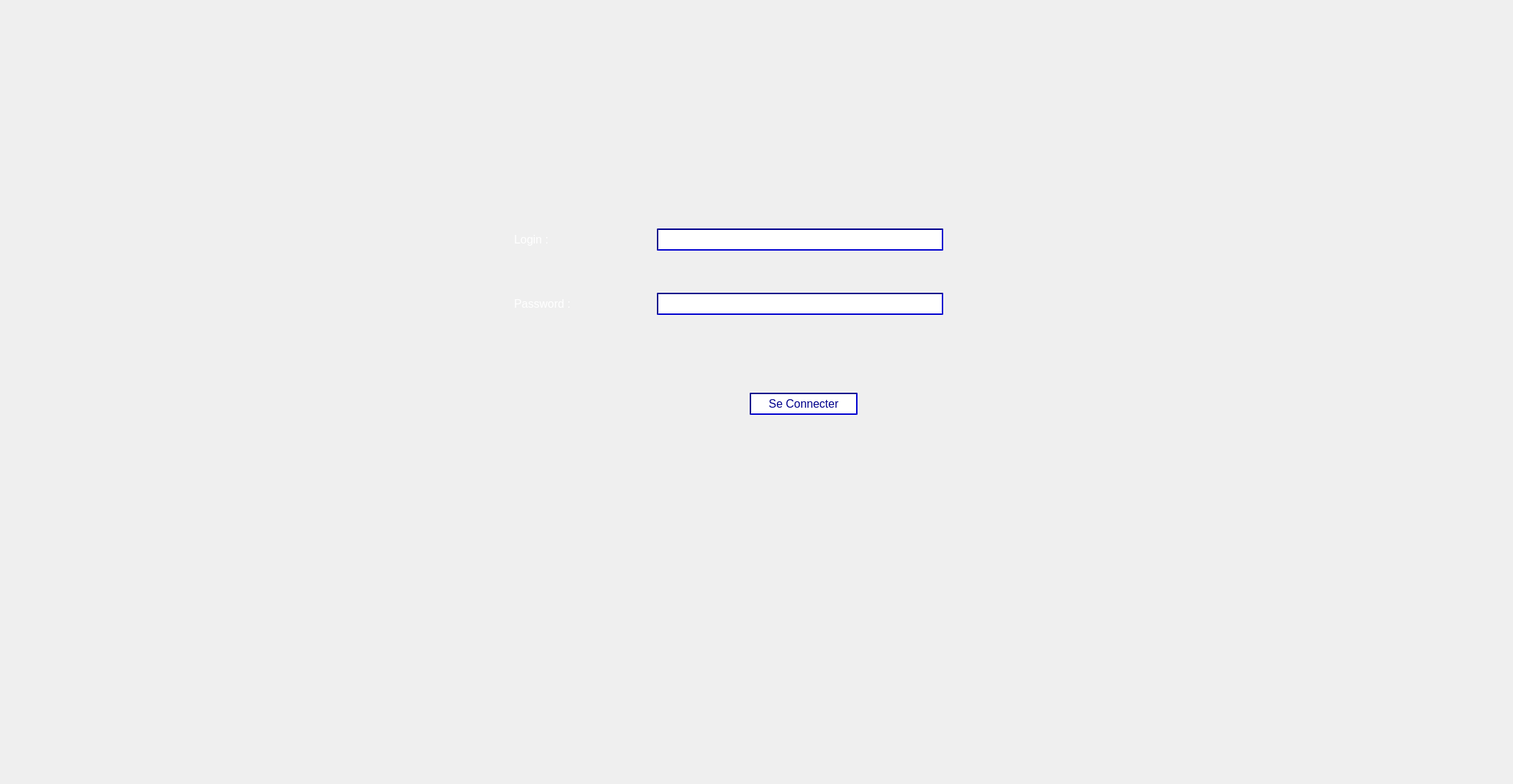
<?xml version="1.0" encoding="UTF-8"?>
<ui version="4.0">
 <class>SeConnecter</class>
 <widget class="QDialog" name="SeConnecter">
  <property name="geometry">
   <rect>
    <x>0</x>
    <y>0</y>
    <width>2119</width>
    <height>1098</height>
   </rect>
  </property>
  <property name="windowTitle">
   <string>Dialog</string>
  </property>
  <widget class="QLabel" name="label">
   <property name="geometry">
    <rect>
     <x>0</x>
     <y>-50</y>
     <width>2151</width>
     <height>1141</height>
    </rect>
   </property>
   <property name="text">
    <string/>
   </property>
   <property name="pixmap">
    <pixmap>../../Desktop/2A/Projet_C++/smart.jpg</pixmap>
   </property>
  </widget>
  <widget class="QLineEdit" name="Login">
   <property name="geometry">
    <rect>
     <x>920</x>
     <y>320</y>
     <width>401</width>
     <height>31</height>
    </rect>
   </property>
   <property name="styleSheet">
    <string notr="true">border-color:darkblue ;
border-style:solid;
border-width:2px;
border-style: inset;</string>
   </property>
  </widget>
  <widget class="QLineEdit" name="Password">
   <property name="enabled">
    <bool>true</bool>
   </property>
   <property name="geometry">
    <rect>
     <x>920</x>
     <y>410</y>
     <width>401</width>
     <height>31</height>
    </rect>
   </property>
   <property name="styleSheet">
    <string notr="true">border-color:darkblue ;
border-style:solid;
border-width:2px;
border-style: inset;</string>
   </property>
   <property name="inputMethodHints">
    <set>Qt::ImhHiddenText|Qt::ImhNoAutoUppercase|Qt::ImhNoPredictiveText</set>
   </property>
   <property name="inputMask">
    <string notr="true"/>
   </property>
   <property name="text">
    <string notr="true"/>
   </property>
   <property name="placeholderText">
    <string/>
   </property>
  </widget>
  <widget class="QLabel" name="label_2">
   <property name="geometry">
    <rect>
     <x>720</x>
     <y>320</y>
     <width>91</width>
     <height>31</height>
    </rect>
   </property>
   <property name="font">
    <font>
     <pointsize>12</pointsize>
    </font>
   </property>
   <property name="styleSheet">
    <string notr="true">color:white</string>
   </property>
   <property name="text">
    <string>Login :</string>
   </property>
  </widget>
  <widget class="QLabel" name="label_3">
   <property name="geometry">
    <rect>
     <x>720</x>
     <y>410</y>
     <width>101</width>
     <height>31</height>
    </rect>
   </property>
   <property name="font">
    <font>
     <pointsize>12</pointsize>
    </font>
   </property>
   <property name="styleSheet">
    <string notr="true">color:white</string>
   </property>
   <property name="text">
    <string>Password :</string>
   </property>
  </widget>
  <widget class="QPushButton" name="pushButton">
   <property name="geometry">
    <rect>
     <x>1050</x>
     <y>550</y>
     <width>151</width>
     <height>31</height>
    </rect>
   </property>
   <property name="font">
    <font>
     <pointsize>12</pointsize>
    </font>
   </property>
   <property name="styleSheet">
    <string notr="true">color:darkblue ;
border-color:darkblue ;
border-style:solid;
border-width:2px;
background:white;
border-style: inset;</string>
   </property>
   <property name="text">
    <string>Se Connecter</string>
   </property>
  </widget>
 </widget>
 <resources/>
 <connections/>
</ui>
